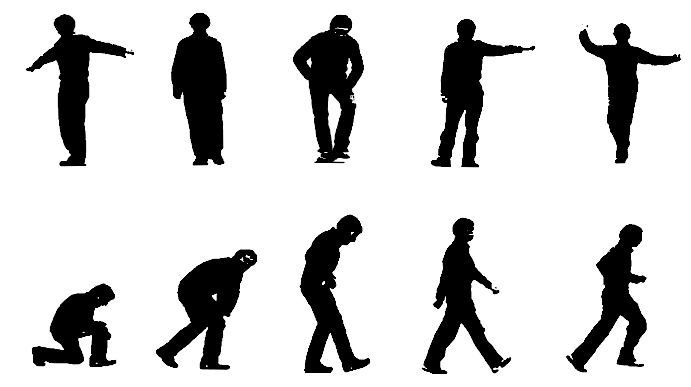
%> input picture Computer_Vision/Assignment-2/Q1/figure1.jpg, 1382 x 774 px (shown at 1/2 size)
$ octave converse.m   (GNU Octave 9; MATLAB toolbox functions it lacks are replaced by stand-ins)
%> lines starting %> are read from the running program, lines starting %| are printed output that depends on the picture; in (x1, y1, x2, y2) boxes, pixels count from 0 and x2, y2 are one past the last pixel; in counts of white or black regions, pixels touching at a corner belong together; the program's own positions count from 1
a=imread('figure1.jpg');
%> a is the input picture: size 774x1382x3 uint8; min 0, max 255, mean 208.7
%imshow(a);
d=imcrop(a,[510 0 300 360]);
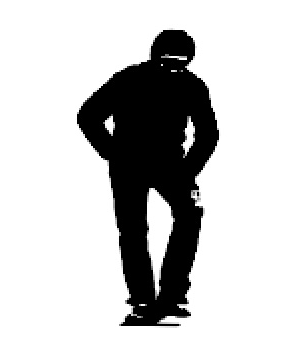
%> d: size 360x301x3 uint8; min 0, max 255, mean 201.8
%d=imcrop(a,[0 0 300 360]);
%imshow(d);
i=edge(rgb2gray(d));
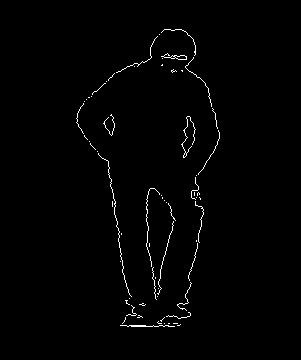
%> i: size 360x301 logical; 1.2% white in thin lines or dots, all inside (x1, y1, x2, y2) = (76, 29, 220, 327)
%imshow(i);

%to plot the polar form of the image.
l=1;
for m=1:360
    for n=1:300
        if i(m,n)==1
%> (the run ends here)
